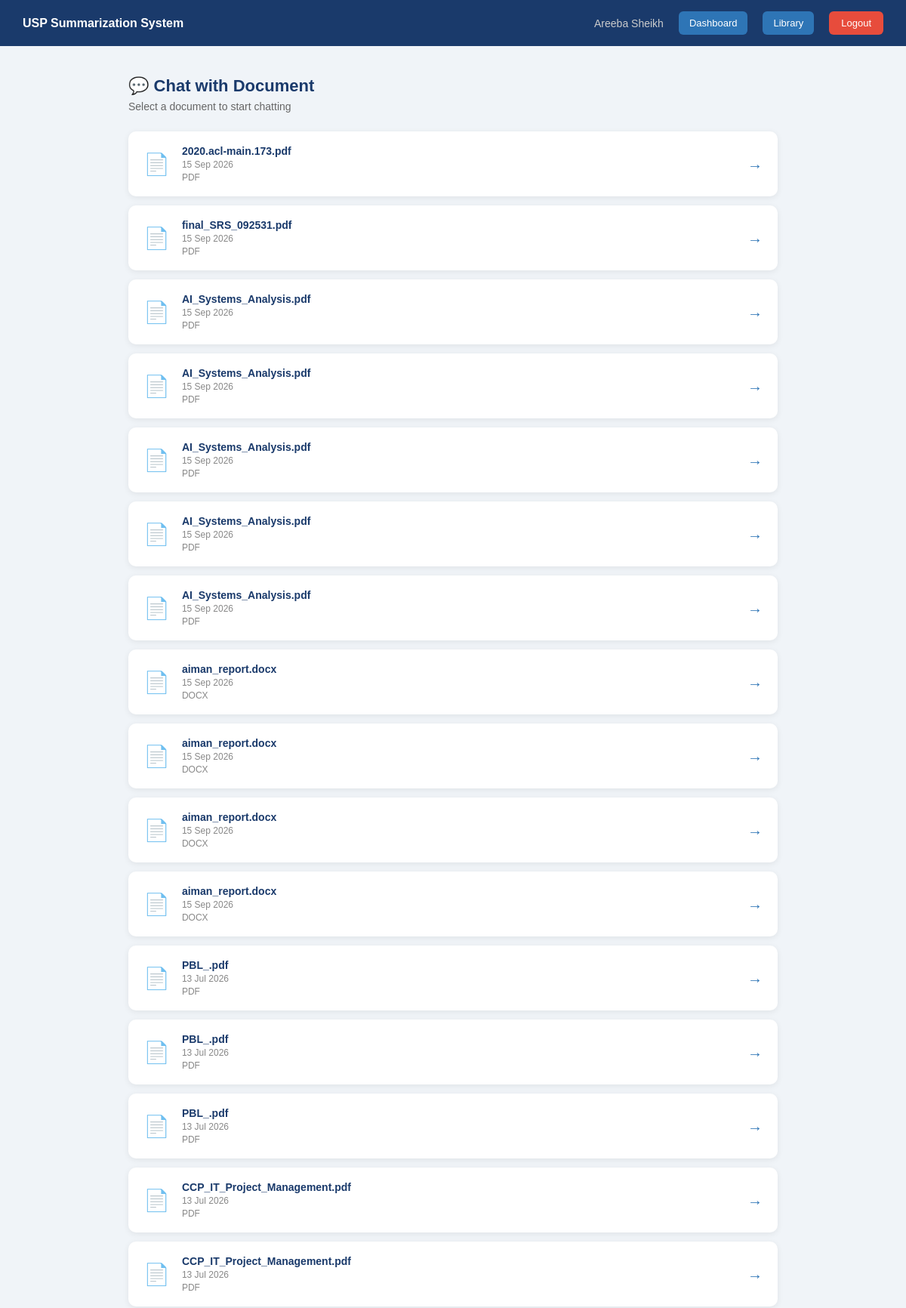
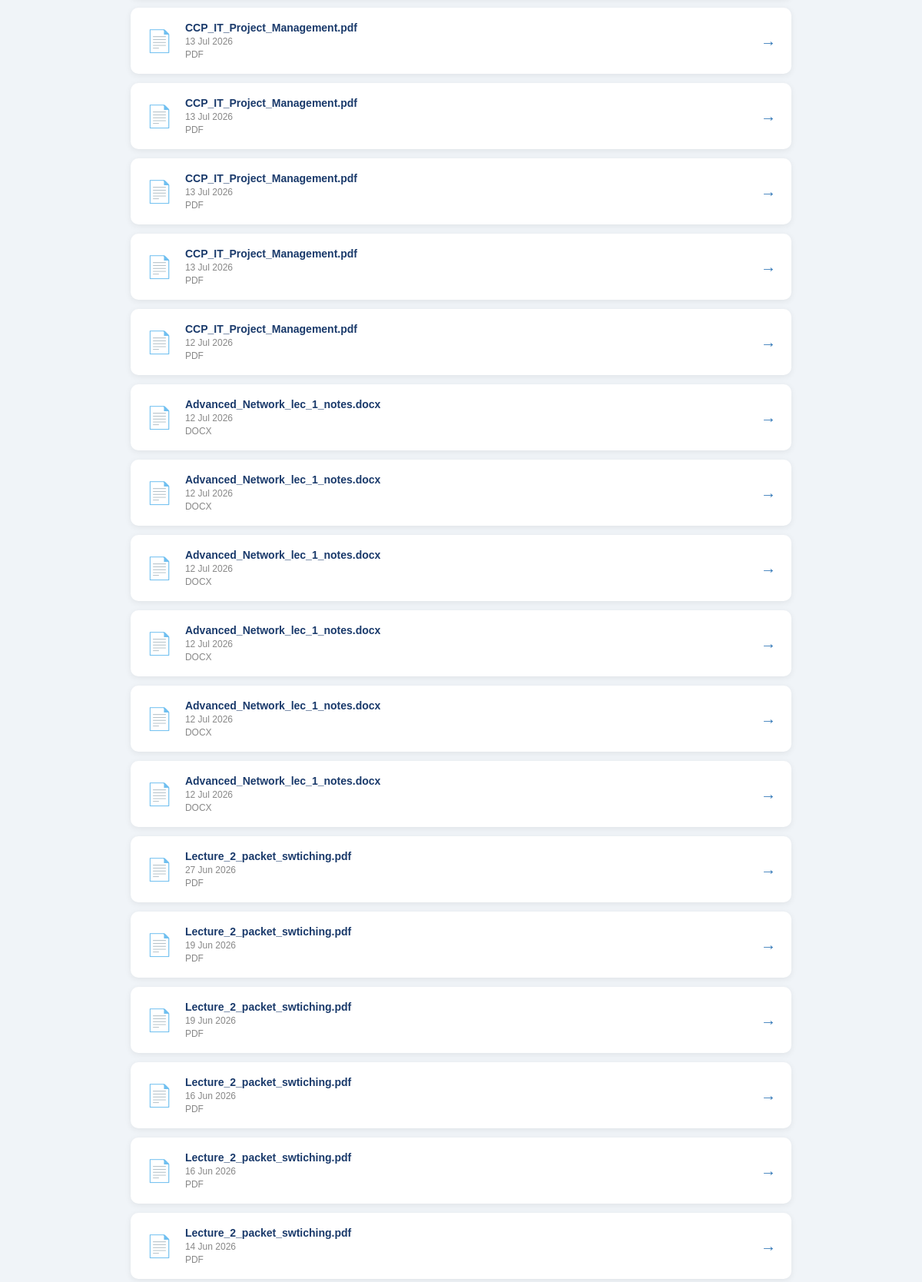
Screenshot of /chat-page (signed in, upper part) with the database file from the repository (2 pictures, top to bottom).
### models/document.py (models this page shows)
class Document(db.Model):
    __tablename__ = 'documents'
    document_id = db.Column(db.Integer, primary_key=True, autoincrement=True)
    user_id = db.Column(db.Integer, db.ForeignKey('users.user_id'), nullable=False)
    filename = db.Column(db.String(255), nullable=False)
    filetype = db.Column(db.String(10), nullable=False)
    upload_date = db.Column(db.DateTime, default=datetime.utcnow)
    extracted_text = db.Column(db.Text, nullable=False)
    summaries = db.relationship('Summary', backref='document', lazy=True)
    chats = db.relationship('Chat', backref='document', lazy=True)

### routes/chat.py (the view)
@chat_bp.route('/chat-page')
@login_required
def chat_page():
    user_id = session['user_id']
    documents = Document.query.filter_by(
        user_id=user_id
    ).order_by(Document.upload_date.desc()).all()
    return render_template('chat.html',
        documents=documents,
        selected_doc=None
    )

### app.py (called while the page is built)
@event.listens_for(Engine, "connect")
def set_sqlite_pragma(dbapi_connection, connection_record):
    if isinstance(dbapi_connection, sqlite3.Connection):
        cursor = dbapi_connection.cursor()
        cursor.execute("PRAGMA foreign_keys=ON")
        cursor.close()

### routes/chat.py (called while the page is built)
def login_required(f):
    @wraps(f)
    def decorated(*args, **kwargs):
        if 'user_id' not in session:
            flash('Please login first.', 'error')
            return redirect(url_for('auth.login'))
        return f(*args, **kwargs)
    return decorated

### templates/chat.html (shortened to what this page needs)
{% extends "base.html" %}
{% block content %}
<nav class="navbar">
    <div class="nav-brand"><strong>USP Summarization System</strong></div>
    <div class="nav-links">
        <span class="nav-user">{{ session.user_name }}</span>
        <a href="/dashboard" class="btn-nav">Dashboard</a>
        <a href="/library" class="btn-nav">Library</a>
        <a href="/logout" class="btn-logout">Logout</a>
    </div>
</nav>
<div class="page-wrapper">
    {% if not selected_doc %}
    <div class="page-header">
        <h2>💬 Chat with Document</h2>
        <p>Select a document to start chatting</p>
    </div>
    {% if documents %}
        <div class="doc-select-grid">
            {% for doc in documents %}
            <div class="doc-select-card" onclick="selectDoc({{ doc.document_id }}, '{{ doc.filename }}')">
                <div class="doc-select-icon">📄</div>
                <div class="doc-select-info">
                    <strong>{{ doc.filename }}</strong>
                    <small>{{ doc.upload_date.strftime('%d %b %Y') }}</small>
                    <small>{{ doc.filetype.upper() }}</small>
                </div>
                <div class="doc-select-arrow">→</div>
            </div>
            {% endfor %}
        </div>
    {% endif %}
    {% endif %}
</div>
{% endblock %}

### static/css/style.css (style rules this page uses)
* { margin: 0; padding: 0; box-sizing: border-box; }
body { font-family: Arial, sans-serif; background: #f0f4f8; color: #333; }
.navbar { background: #1a3a6b; padding: 15px 30px; display: flex; justify-content: space-between; align-items: center; color: white; }
.nav-brand { font-size: 16px; color: white; }
.nav-links { display: flex; align-items: center; gap: 20px; }
.nav-user { font-size: 14px; color: #ccc; }
.btn-logout { background: #e74c3c; color: white; padding: 8px 16px; border-radius: 6px; text-decoration: none; font-size: 13px; }
.page-wrapper { max-width: 900px; margin: 40px auto; padding: 0 20px; }
.page-header { margin-bottom: 25px; }
.page-header h2 { color: #1a3a6b; font-size: 22px; margin-bottom: 6px; }
.page-header p { color: #666; font-size: 14px; }
.btn-nav { background: #2e75b6; color: white; padding: 8px 14px; border-radius: 6px; text-decoration: none; font-size: 13px; }
.doc-select-grid { display: flex; flex-direction: column; gap: 12px; }
.doc-select-card { background: white; border-radius: 10px; padding: 18px 20px; box-shadow: 0 2px 8px rgba(0,0,0,0.07); display: flex; align-items: center; gap: 16px; cursor: pointer; transition: transform 0.2s, box-shadow 0.2s; }
.doc-select-icon { font-size: 28px; }
.doc-select-info { flex: 1; display: flex; flex-direction: column; gap: 3px; }
.doc-select-info strong { color: #1a3a6b; font-size: 14px; }
.doc-select-info small { color: #888; font-size: 12px; }
.doc-select-arrow { color: #2e75b6; font-size: 20px; }

### rows the page displays
Document: filename "2020.acl-main.173.pdf", upload_date "15 Sep 2026", filetype "PDF"
Document: filename "final_SRS_092531.pdf", upload_date "15 Sep 2026", filetype "PDF"
Document: filename "AI_Systems_Analysis.pdf", upload_date "15 Sep 2026", filetype "PDF"
Document: filename "AI_Systems_Analysis.pdf", upload_date "15 Sep 2026", filetype "PDF"
Document: filename "AI_Systems_Analysis.pdf", upload_date "15 Sep 2026", filetype "PDF"
Document: filename "AI_Systems_Analysis.pdf", upload_date "15 Sep 2026", filetype "PDF"
Document: filename "AI_Systems_Analysis.pdf", upload_date "15 Sep 2026", filetype "PDF"
Document: filename "aiman_report.docx", upload_date "15 Sep 2026", filetype "DOCX"
Document: filename "aiman_report.docx", upload_date "15 Sep 2026", filetype "DOCX"
Document: filename "aiman_report.docx", upload_date "15 Sep 2026", filetype "DOCX"
Document: filename "aiman_report.docx", upload_date "15 Sep 2026", filetype "DOCX"
Document: filename "PBL_.pdf", upload_date "13 Jul 2026", filetype "PDF"
Document: filename "PBL_.pdf", upload_date "13 Jul 2026", filetype "PDF"
Document: filename "PBL_.pdf", upload_date "13 Jul 2026", filetype "PDF"
Document: filename "CCP_IT_Project_Management.pdf", upload_date "13 Jul 2026", filetype "PDF"
Document: filename "CCP_IT_Project_Management.pdf", upload_date "13 Jul 2026", filetype "PDF"
Document: filename "CCP_IT_Project_Management.pdf", upload_date "13 Jul 2026", filetype "PDF"
Document: filename "CCP_IT_Project_Management.pdf", upload_date "13 Jul 2026", filetype "PDF"
Document: filename "CCP_IT_Project_Management.pdf", upload_date "13 Jul 2026", filetype "PDF"
Document: filename "CCP_IT_Project_Management.pdf", upload_date "13 Jul 2026", filetype "PDF"
Document: filename "CCP_IT_Project_Management.pdf", upload_date "12 Jul 2026", filetype "PDF"
Document: filename "Advanced_Network_lec_1_notes.docx", upload_date "12 Jul 2026", filetype "DOCX"
Document: filename "Advanced_Network_lec_1_notes.docx", upload_date "12 Jul 2026", filetype "DOCX"
Document: filename "Advanced_Network_lec_1_notes.docx", upload_date "12 Jul 2026", filetype "DOCX"
Document: filename "Advanced_Network_lec_1_notes.docx", upload_date "12 Jul 2026", filetype "DOCX"
Document: filename "Advanced_Network_lec_1_notes.docx", upload_date "12 Jul 2026", filetype "DOCX"
Document: filename "Advanced_Network_lec_1_notes.docx", upload_date "12 Jul 2026", filetype "DOCX"
Document: filename "Lecture_2_packet_swtiching.pdf", upload_date "27 Jun 2026", filetype "PDF"
Document: filename "Lecture_2_packet_swtiching.pdf", upload_date "19 Jun 2026", filetype "PDF"
Document: filename "Lecture_2_packet_swtiching.pdf", upload_date "19 Jun 2026", filetype "PDF"
Document: filename "Lecture_2_packet_swtiching.pdf", upload_date "16 Jun 2026", filetype "PDF"
Document: filename "Lecture_2_packet_swtiching.pdf", upload_date "16 Jun 2026", filetype "PDF"
Document: filename "Lecture_2_packet_swtiching.pdf", upload_date "14 Jun 2026", filetype "PDF"

### other values shown
{{ session.user_name }} "Areeba Sheikh"
